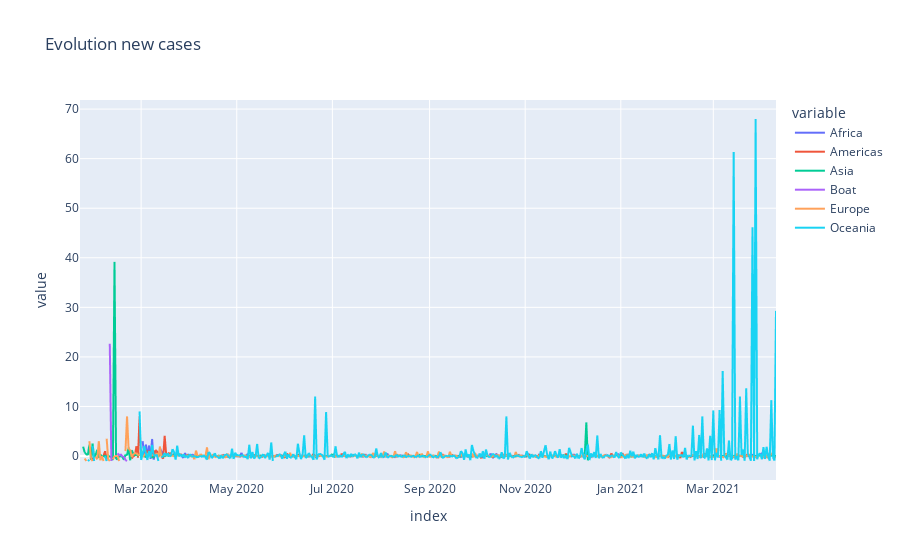

Source (notebook cell):
### Code cell
px.line(covid_19.diff().pct_change(), y=covid_19.columns, title='Evolution new cases')

### Figure 1 — Plotly figure (JSON) as saved in the notebook; plotly's stock layout.template omitted (floating-point values rounded to 4 significant figures; data arrays with more than 128 entries replaced by an {"elided": "..."} marker saying what was removed)
{"data": [{"hovertemplate": "variable=Africa<br>index=%{x}<br>value=%{y}<extra></extra>", "legendgroup": "Africa", "line": {"color": "#636efa", "dash": "solid"}, "marker": {"symbol": "circle"}, "mode": "lines", "name": "Africa", "showlegend": true, "type": "scattergl", "x": {"elided": "445 str values"}, "xaxis": "x", "y": {"elided": "445 float values"}, "yaxis": "y"}, {"hovertemplate": "variable=Americas<br>index=%{x}<br>value=%{y}<extra></extra>", "legendgroup": "Americas", "line": {"color": "#EF553B", "dash": "solid"}, "marker": {"symbol": "circle"}, "mode": "lines", "name": "Americas", "showlegend": true, "type": "scattergl", "x": {"elided": "445 str values"}, "xaxis": "x", "y": {"elided": "445 float values"}, "yaxis": "y"}, {"hovertemplate": "variable=Asia<br>index=%{x}<br>value=%{y}<extra></extra>", "legendgroup": "Asia", "line": {"color": "#00cc96", "dash": "solid"}, "marker": {"symbol": "circle"}, "mode": "lines", "name": "Asia", "showlegend": true, "type": "scattergl", "x": {"elided": "445 str values"}, "xaxis": "x", "y": {"elided": "445 float values"}, "yaxis": "y"}, {"hovertemplate": "variable=Boat<br>index=%{x}<br>value=%{y}<extra></extra>", "legendgroup": "Boat", "line": {"color": "#ab63fa", "dash": "solid"}, "marker": {"symbol": "circle"}, "mode": "lines", "name": "Boat", "showlegend": true, "type": "scattergl", "x": {"elided": "445 str values"}, "xaxis": "x", "y": {"elided": "445 float values"}, "yaxis": "y"}, {"hovertemplate": "variable=Europe<br>index=%{x}<br>value=%{y}<extra></extra>", "legendgroup": "Europe", "line": {"color": "#FFA15A", "dash": "solid"}, "marker": {"symbol": "circle"}, "mode": "lines", "name": "Europe", "showlegend": true, "type": "scattergl", "x": {"elided": "445 str values"}, "xaxis": "x", "y": {"elided": "445 float values"}, "yaxis": "y"}, {"hovertemplate": "variable=Oceania<br>index=%{x}<br>value=%{y}<extra></extra>", "legendgroup": "Oceania", "line": {"color": "#19d3f3", "dash": "solid"}, "marker": {"symbol": "circle"}, "mode": "lines", "name": "Oceania", "showlegend": true, "type": "scattergl", "x": {"elided": "445 str values"}, "xaxis": "x", "y": {"elided": "445 float values"}, "yaxis": "y"}], "layout": {"legend": {"title": {"text": "variable"}, "tracegroupgap": 0}, "title": {"text": "Evolution new cases"}, "xaxis": {"anchor": "y", "domain": [0, 1], "title": {"text": "index"}}, "yaxis": {"anchor": "x", "domain": [0, 1], "title": {"text": "value"}}}}
